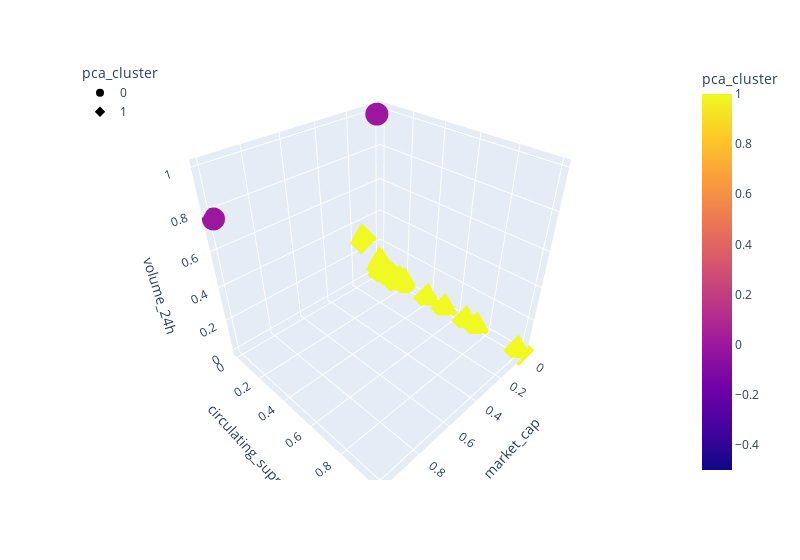

The cell this chart's notebook holds for it:
### Code cell
fig = px.scatter_3d(
    test_kmean,
    x="market_cap",
    y="circulating_suppy",
    z="volume_24h",
    hover_name=test_kmean.index,
    hover_data=["price"],
    color="pca_cluster",
    symbol="pca_cluster",
#     size="TotalCoinSupply",
    width=800,
)
fig.update_layout(legend=dict(x=0, y=1))
fig.show()

### Figure 1 — Plotly figure (JSON) as saved in the notebook; plotly's stock layout.template omitted (floating-point values rounded to 4 significant figures; data arrays with more than 128 entries replaced by an {"elided": "..."} marker saying what was removed)
{"data": [{"customdata": [[1.0], [0.0001093]], "hovertemplate": "<b>%{hovertext}</b><br><br>pca_cluster=%{marker.color}<br>market_cap=%{x}<br>circulating_suppy=%{y}<br>volume_24h=%{z}<br>price=%{customdata[0]}<extra></extra>", "hovertext": ["BTC", "USDT"], "legendgroup": "0", "marker": {"color": [0, 0], "coloraxis": "coloraxis", "symbol": "circle"}, "mode": "markers", "name": "0", "scene": "scene", "showlegend": true, "type": "scatter3d", "x": [1.0, 0.0544], "y": [5.847e-05, 0.0292], "z": [0.7659, 1]}, {"customdata": {"elided": "198x1 float values"}, "hovertemplate": "<b>%{hovertext}</b><br><br>pca_cluster=%{marker.color}<br>market_cap=%{x}<br>circulating_suppy=%{y}<br>volume_24h=%{z}<br>price=%{customdata[0]}<extra></extra>", "hovertext": {"elided": "198 str values"}, "legendgroup": "1", "marker": {"color": {"elided": "198 int values"}, "coloraxis": "coloraxis", "symbol": "diamond"}, "mode": "markers", "name": "1", "scene": "scene", "showlegend": true, "type": "scatter3d", "x": {"elided": "198 float values"}, "y": {"elided": "198 float values"}, "z": {"elided": "198 float values"}}], "layout": {"coloraxis": {"colorbar": {"title": {"text": "pca_cluster"}}, "colorscale": [[0, "#0d0887"], [0.1111, "#46039f"], [0.2222, "#7201a8"], [0.3333, "#9c179e"], [0.4444, "#bd3786"], [0.5556, "#d8576b"], [0.6667, "#ed7953"], [0.7778, "#fb9f3a"], [0.8889, "#fdca26"], [1, "#f0f921"]]}, "legend": {"title": {"text": "pca_cluster"}, "tracegroupgap": 0, "x": 0, "y": 1}, "margin": {"t": 60}, "scene": {"domain": {"x": [0, 1], "y": [0, 1]}, "xaxis": {"title": {"text": "market_cap"}}, "yaxis": {"title": {"text": "circulating_suppy"}}, "zaxis": {"title": {"text": "volume_24h"}}}, "width": 800}}
